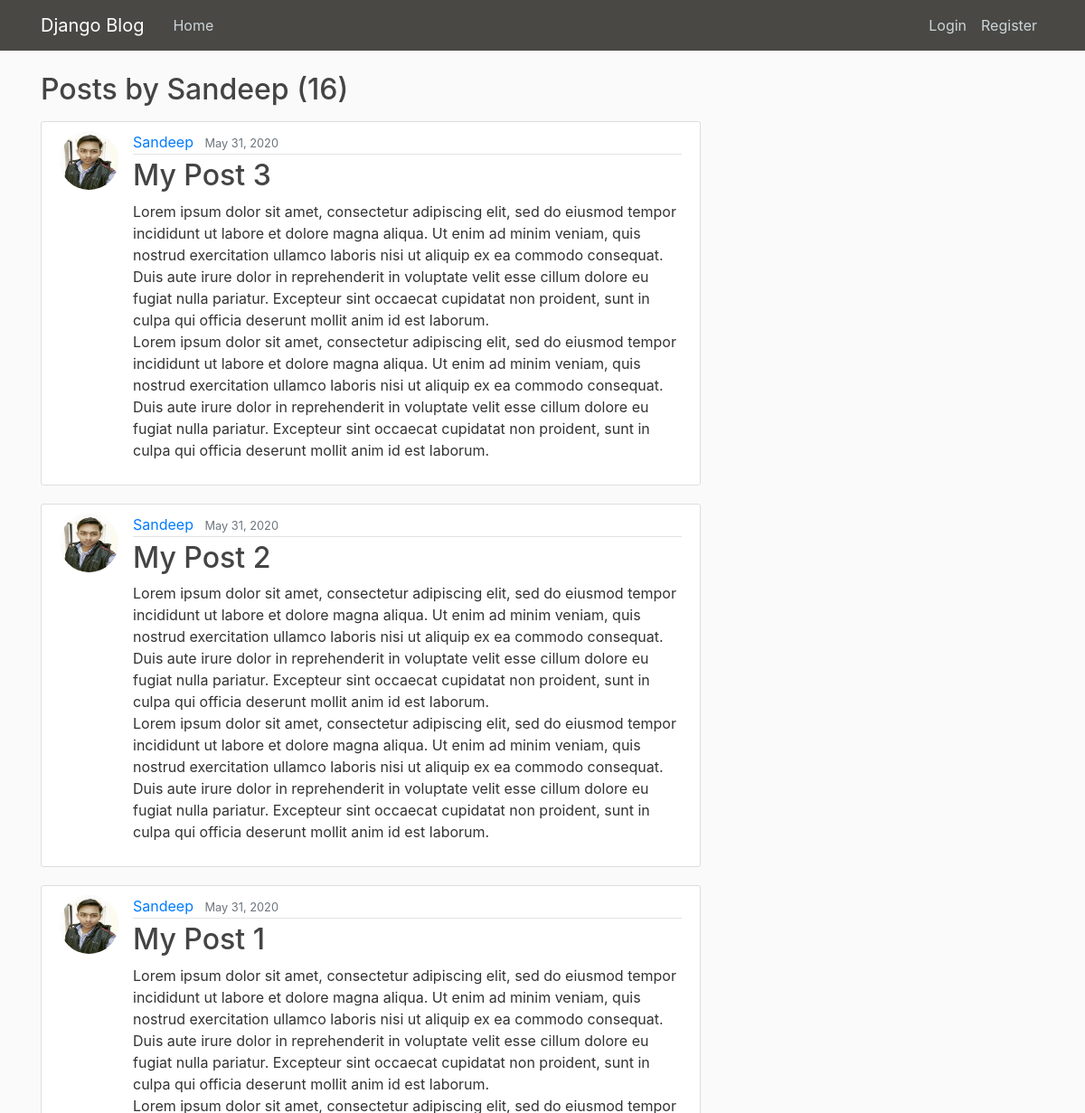
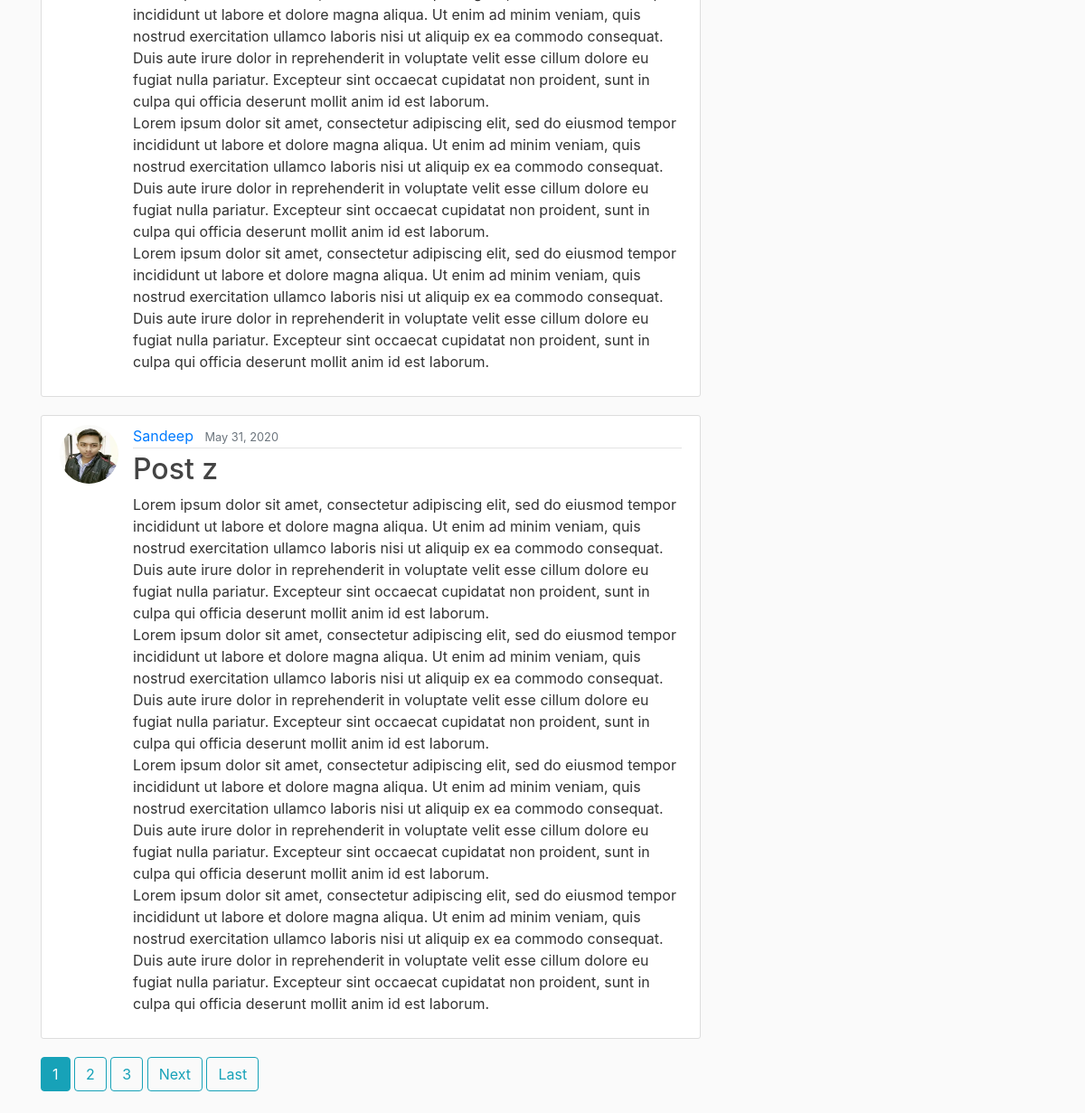
/user/Sandeep/, run on the app's committed database (2 pictures, top to bottom).
### blog/models.py (models this page shows, shortened)
class Post(models.Model):
    title = models.CharField(max_length=255)
    content = models.TextField()
    image = models.ImageField(upload_to='post_img/', blank=True)
    date = models.DateTimeField(default=timezone.now)
    author = models.ForeignKey(User, on_delete=models.CASCADE)

### users/models.py (models this page shows, shortened)
class Profile(models.Model):
    user = models.OneToOneField(User, on_delete=models.CASCADE)
    image = models.ImageField(default='default.jpg', upload_to='profile_pics')

### blog/views.py (the view)
# urls.py: path('user/<str:username>/', UserPostListView.as_view(), name='user-post'),
class UserPostListView(ListView):
    model = Post
    template_name = 'blog/user_post_list.html'
    context_object_name = 'posts'
    paginate_by = 4
    def get_queryset(self):
        user = get_object_or_404(User, username=self.kwargs.get('username'))
        return Post.objects.filter(author=user).order_by('-date')

### blog/templates/blog/user_post_list.html (shortened to what this page needs)
{% extends 'blog/base.html' %}
{% block content %}
    <h2 class="mb-3">Posts by {{ view.kwargs.username }} ({{ page_obj.paginator.count }}) </h2>
    {% for post in posts %}
        <article class="media content-section">
            <img class="rounded-circle article-img" src="{{ post.author.profile.image.url }}">
          <div class="media-body">
            <div class="article-metadata">
              <a class="mr-2" href="{% url 'user-post' post.author.username %}">{{ post.author }}</a>
              <small class="text-muted">{{ post.date|date:'F d, Y' }}</small>
            </div>
            <h2><a class="article-title" href="{% url 'post-detail' post.id %}">{{ post.title }}</a></h2>
            <p class="article-content">{{ post.content }}</p>
          </div>
        </article>
    {% endfor %}
    {% if is_paginated %}
        {% for num in page_obj.paginator.page_range %}
            {% if page_obj.number == num %}
                <a class="btn btn-info mb-4" href="?page={{ num }}">{{ num }}</a>
            {% elif num > page_obj.number|add:'-3' and num < page_obj.number|add:'3' %}
                <a class="btn btn-outline-info mb-4" href="?page={{ num }}">{{ num }}</a>
            {% endif %}
        {% endfor %}
        {% if page_obj.has_next %}
            <a class="btn btn-outline-info mb-4" href="?page={{ page_obj.next_page_number }}">Next</a>
            <a class="btn btn-outline-info mb-4" href="?page{{ page_obj.paginator.num_pages }}">Last</a>
        {% endif %}
    {% endif %}
{% endblock %}

### static/css/main.css (style rules this page uses)
body { background: #fafafa; color: #333333; margin-top: 5rem; }
h1, h2, h3, h4, h5, h6 { color: #444444; }
.content-section { background: #ffffff; padding: 10px 20px; border: 1px solid #dddddd; border-radius: 3px; margin-bottom: 20px; }
.article-title { color: #444444; }
.article-content { white-space: pre-line; }
.article-img { height: 65px; width: 65px; margin-right: 16px; }
.article-metadata { padding-bottom: 1px; margin-bottom: 4px; border-bottom: 1px solid #e3e3e3 }

### data on the page
Post: author.profile.image (picture), author "Sandeep", date "May 31, 2020", title "My Post 3", content "Lorem ipsum dolor sit amet, consectetur adipiscing elit, sed do eiusmod tempor incididunt ut labore et dolore magna aliqua. Ut enim ad minim veniam, quis nostrud exercitation ullamco laboris nisi ut aliquip ex ea commodo consequat. Duis aute irure dolor in reprehenderit in voluptate velit esse cillum dolore eu fugiat nulla pariatur. Excepteur sint occaecat cupidatat non proident, sunt in culpa qui officia deserunt mollit anim id est laborum. Lorem ipsum dolor sit amet, consectetur adipiscing elit, sed do eiusmod tempor incididunt ut labore et dolore magna aliqua. Ut enim ad minim veniam, quis nostrud exercitation ullamco laboris nisi ut aliquip ex ea commodo consequat. Duis aute irure dolor…"
Post: author.profile.image (picture), author "Sandeep", date "May 31, 2020", title "My Post 2", content "Lorem ipsum dolor sit amet, consectetur adipiscing elit, sed do eiusmod tempor incididunt ut labore et dolore magna aliqua. Ut enim ad minim veniam, quis nostrud exercitation ullamco laboris nisi ut aliquip ex ea commodo consequat. Duis aute irure dolor in reprehenderit in voluptate velit esse cillum dolore eu fugiat nulla pariatur. Excepteur sint occaecat cupidatat non proident, sunt in culpa qui officia deserunt mollit anim id est laborum. Lorem ipsum dolor sit amet, consectetur adipiscing elit, sed do eiusmod tempor incididunt ut labore et dolore magna aliqua. Ut enim ad minim veniam, quis nostrud exercitation ullamco laboris nisi ut aliquip ex ea commodo consequat. Duis aute irure dolor…"
Post: author.profile.image (picture), author "Sandeep", date "May 31, 2020", title "My Post 1", content "Lorem ipsum dolor sit amet, consectetur adipiscing elit, sed do eiusmod tempor incididunt ut labore et dolore magna aliqua. Ut enim ad minim veniam, quis nostrud exercitation ullamco laboris nisi ut aliquip ex ea commodo consequat. Duis aute irure dolor in reprehenderit in voluptate velit esse cillum dolore eu fugiat nulla pariatur. Excepteur sint occaecat cupidatat non proident, sunt in culpa qui officia deserunt mollit anim id est laborum. Lorem ipsum dolor sit amet, consectetur adipiscing elit, sed do eiusmod tempor incididunt ut labore et dolore magna aliqua. Ut enim ad minim veniam, quis nostrud exercitation ullamco laboris nisi ut aliquip ex ea commodo consequat. Duis aute irure dolor…"
Post: author.profile.image (picture), author "Sandeep", date "May 31, 2020", title "Post z", content "Lorem ipsum dolor sit amet, consectetur adipiscing elit, sed do eiusmod tempor incididunt ut labore et dolore magna aliqua. Ut enim ad minim veniam, quis nostrud exercitation ullamco laboris nisi ut aliquip ex ea commodo consequat. Duis aute irure dolor in reprehenderit in voluptate velit esse cillum dolore eu fugiat nulla pariatur. Excepteur sint occaecat cupidatat non proident, sunt in culpa qui officia deserunt mollit anim id est laborum. Lorem ipsum dolor sit amet, consectetur adipiscing elit, sed do eiusmod tempor incididunt ut labore et dolore magna aliqua. Ut enim ad minim veniam, quis nostrud exercitation ullamco laboris nisi ut aliquip ex ea commodo consequat. Duis aute irure dolor…"

### other printed values
{{ view.kwargs.username }} "Sandeep"
{{ page_obj.paginator.count }} "16"
{{ num }} "1"
{{ num }} "2" "3"
